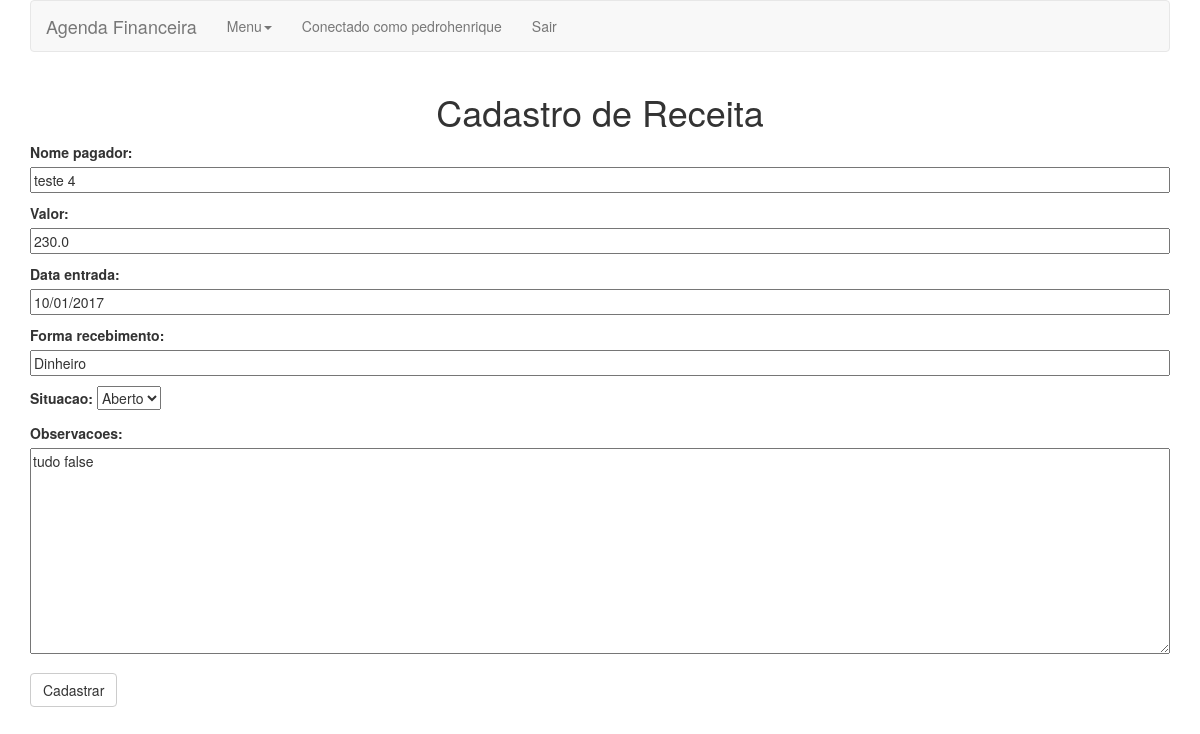
Page /editar/receita/7/ (signed in) on the earlier database version.
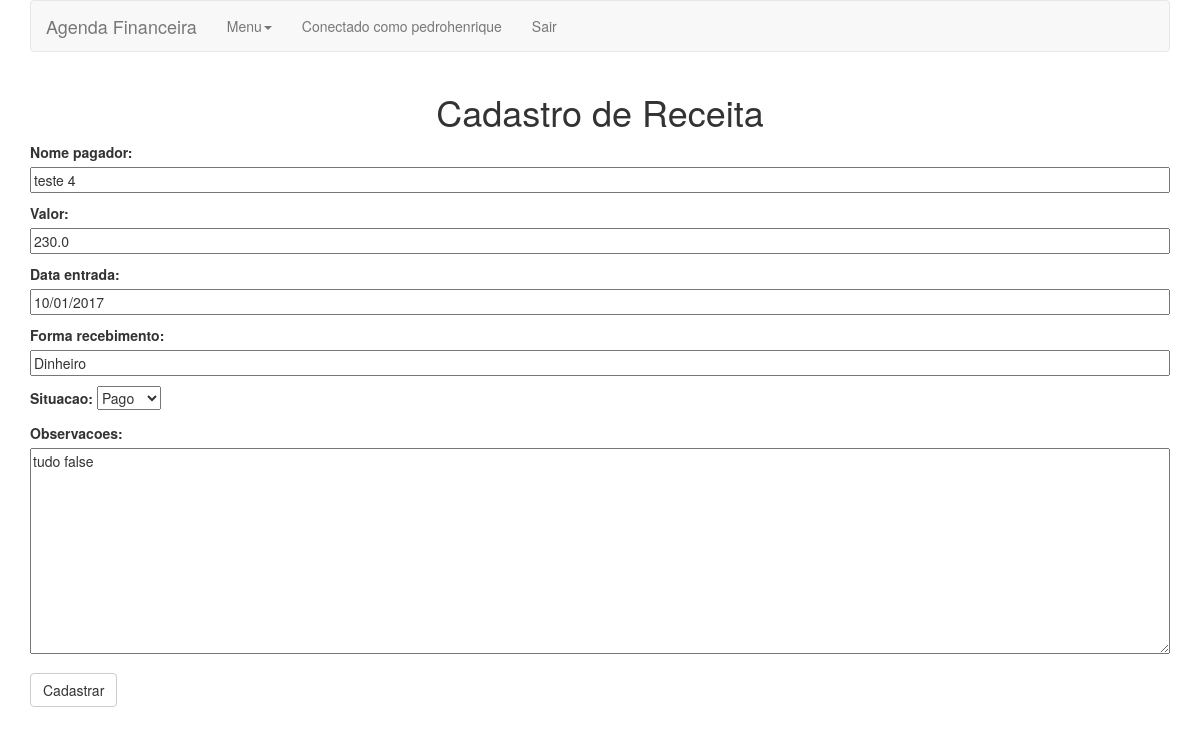
Same page on the later database version.
### agendaFinanceiraApp/models.py (models this page shows, shortened)
class Receita(models.Model):
	SITUACOES = (('AB', 'Aberto'),
				('PG', 'Pago'))
	usuario = models.ForeignKey('auth.User')
	valor = models.FloatField()
	data_entrada = models.DateTimeField()
	nome_pagador = models.CharField(max_length=50)
	forma_recebimento = models.CharField(max_length=45)
	situacao = models.CharField(max_length=2, choices=SITUACOES)
	observacoes = models.TextField()

### agendaFinanceiraApp/views.py (the view)
# urls.py: url(r'^editar/receita/(?P<id>[0-9]+)/$', views.editarReceita, name='editarReceita'),
@login_required
def editarReceita(request, id):
	receita = Receita.objects.get(pk=id)
	if request.method == "POST":
		receitaEditForm = ReceitaForm(request.POST, instance=receita)
		if receitaEditForm.is_valid():
			receita = receitaEditForm.save(commit=False)
			receita.save()
			return redirect('/consultar/receita/')
	else:
		receitaEditForm = ReceitaForm(instance=receita)
		return render(request, 'agendaFinanceiraApp/cadastroReceita.html', {'form': receitaEditForm})

### agendaFinanceiraApp/forms.py
class ReceitaForm(forms.ModelForm):
	valor = forms.CharField(max_length=12)
	class Meta:
		model = Receita
		fields = ('nome_pagador', 'valor', 'data_entrada', 'forma_recebimento', 'situacao', 'observacoes')
		widget = {'observacoes': forms.Textarea(attrs={'cols': 80, 'rows': 10}),}

### agendaFinanceiraApp/templates/agendaFinanceiraApp/cadastroReceita.html
{% extends 'agendaFinanceiraApp/base.html' %}
{% block content %}
<div class="row">
	<div class="col-md-12">
		<h1 class="text-center">Cadastro de Receita</h1>
	</div>
</div>
<div class="row">
	<div class="col-md-12">
		<form method="post" class="cadastro-form">{% csrf_token %}
			<div class="form-group">
				{{ form.as_p }}
			</div>
			<button type="submit" class="btn btn-default text-center">Cadastrar</button>
		</form>
	</div>
</div>
{% endblock content %}

### agendaFinanceiraApp/templates/agendaFinanceiraApp/base.html (shortened to what this page needs)
{% load staticfiles %}
<!DOCTYPE html>
<html>
<head>
    <link rel="stylesheet" href="https://maxcdn.bootstrapcdn.com/bootstrap/3.3.7/css/bootstrap.min.css">
    <link rel="stylesheet" href="{% static 'css\agendaFianceira.css' %}">
</head>
<body>
    <div class="container">
        <header class="row">
        <div class="col-md-12">
        <nav class="navbar navbar-default">
                <div class="navbar-header">
                    <a class="navbar-brand" href="{% url 'menu' %}">Agenda Financeira</a>
                </div>
                <div class="collapse navbar-collapse">
                    <ul class="nav navbar-nav">
                        <li class="dropdown">
                            <a href="#" class="dropdown-toggle" data-toggle="dropdown" role="button" aria-haspopup="true" aria-expanded="false">Menu<span class="caret"></span></a>
                        </li>
                        <li><p class="navbar-text navbar-left">Conectado como  {{ request.user.username }}</p></li>
                        <li><a href="{% url 'sair' %}">Sair</a></li>
                    </ul>
                </div>
        </nav>
        </div>
        </header>
    </div>
    <div class="content container">
        {% block content %}
        {% endblock %}
    </div>
</body>
</html>

### agendaFinanceiraApp/static/css/agendaFianceira.css (style rules this page uses)
.cadastro-form textarea, .cadastro-form input { width: 100%; }

Differences in the rows shown:
changed Receita "teste 4": situacao "Aberto" → "Pago"
